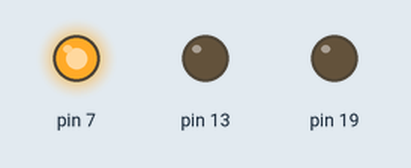
Simulated run of this sketch. Board: Arduino Uno, built with avr-gcc and run on an emulated ATmega328P. On the bench: output pins drawn as LEDs (lit = HIGH).

Above: at 0.2 s.
At 1.0 s:
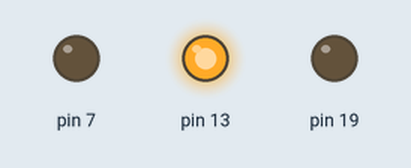
At 1.9 s:
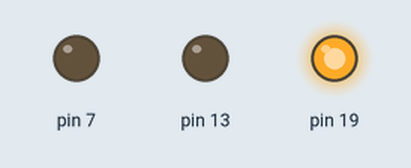
At 5.0 s:
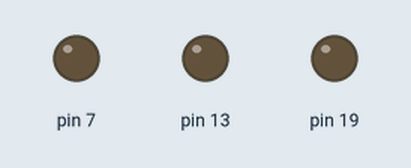
Timing chart, 0 to 6.0 s (numbered marks = the images above):
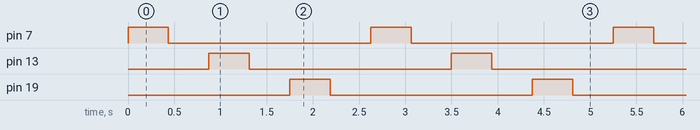

Measured:
- by itself, pin 7, pin 13, pin 19: alternates HIGH for 0.44 s and LOW for 2.2 s
- by itself, everything shown: repeats every 2.6 s, in 6 steps

The sketch:

Blinking_LEDS_BAREMETAL.ino
```cpp
void setup() {
// SET TO DIGITAL PIN 7
DDRD = 128;
// SET TO DIGITAL PIN 5
DDRB = 32;
// SET TO ANALOG PIN 0
DDRC = 32;
}

void loop() {

 PORTD = 128;
 for(long i = 0 ; i < 1000000 ; i++){
  PORTD = 128;
 }
PORTD = 0;

for(long i = 0 ; i <1000000 ; i++){
  PORTD = 0;
}

 PORTB = 32;
 for(long i = 0 ; i < 1000000 ; i++){
  PORTB = 32;
 }
PORTB = 0;

for(long i = 0 ; i <1000000 ; i++){
  PORTB = 0;
}

 PORTC = 32;
 for(long i = 0 ; i < 1000000 ; i++){
  PORTC = 32;
 }


PORTC = 0;

for(long i = 0 ; i <1000000 ; i++){
  PORTC = 0;
}


}
```
